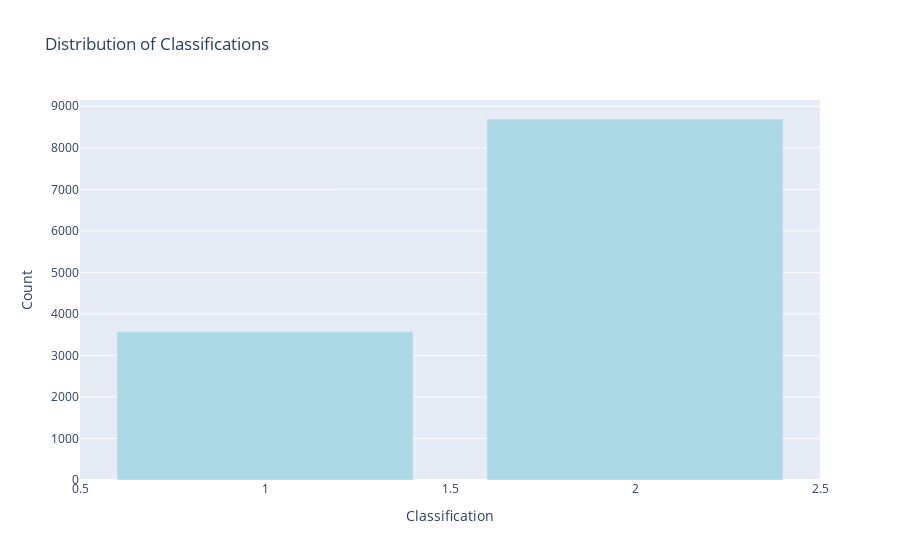

Notebook cell for this chart:
### Code cell
# Classification Analysis
classification_distribution = df['Classification'].value_counts()

fig = go.Figure(data=go.Bar(
    x=classification_distribution.index,
    y=classification_distribution.values,
    marker_color='lightblue'
))

fig.update_layout(title='Distribution of Classifications', xaxis_title='Classification', yaxis_title='Count')
fig.show()

### Figure 1 — Plotly figure (JSON) as saved in the notebook; plotly's stock layout.template omitted (floating-point values rounded to 4 significant figures)
{"data": [{"marker": {"color": "lightblue"}, "type": "bar", "x": [2, 1], "y": [8693, 3568]}], "layout": {"title": {"text": "Distribution of Classifications"}, "xaxis": {"title": {"text": "Classification"}}, "yaxis": {"title": {"text": "Count"}}}}
